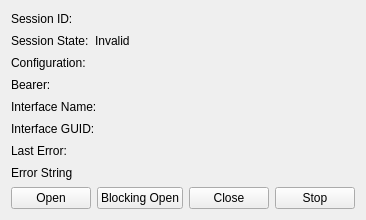
<?xml version="1.0" encoding="UTF-8"?>
<ui version="4.0">
 <class>SessionWidget</class>
 <widget class="QWidget" name="SessionWidget">
  <property name="geometry">
   <rect>
    <x>0</x>
    <y>0</y>
    <width>340</width>
    <height>220</height>
   </rect>
  </property>
  <property name="windowTitle">
   <string>Form</string>
  </property>
  <layout class="QVBoxLayout" name="verticalLayout">
   <item>
    <layout class="QHBoxLayout" name="sessionIdLayout">
     <item>
      <widget class="QLabel" name="sessionIdLabel">
       <property name="text">
        <string>Session ID:</string>
       </property>
      </widget>
     </item>
     <item>
      <widget class="QLabel" name="sessionId">
       <property name="sizePolicy">
        <sizepolicy hsizetype="MinimumExpanding" vsizetype="Preferred">
         <horstretch>0</horstretch>
         <verstretch>0</verstretch>
        </sizepolicy>
       </property>
       <property name="text">
        <string/>
       </property>
      </widget>
     </item>
    </layout>
   </item>
   <item>
    <layout class="QHBoxLayout" name="sessionStateLayout">
     <item>
      <widget class="QLabel" name="sessionStateLabel">
       <property name="sizePolicy">
        <sizepolicy hsizetype="Preferred" vsizetype="Preferred">
         <horstretch>0</horstretch>
         <verstretch>0</verstretch>
        </sizepolicy>
       </property>
       <property name="text">
        <string>Session State:</string>
       </property>
      </widget>
     </item>
     <item>
      <widget class="QLabel" name="sessionState">
       <property name="sizePolicy">
        <sizepolicy hsizetype="MinimumExpanding" vsizetype="Preferred">
         <horstretch>0</horstretch>
         <verstretch>0</verstretch>
        </sizepolicy>
       </property>
       <property name="text">
        <string>Invalid</string>
       </property>
      </widget>
     </item>
    </layout>
   </item>
   <item>
    <layout class="QHBoxLayout" name="configurationLayout">
     <item>
      <widget class="QLabel" name="configurationLabel">
       <property name="text">
        <string>Configuration:</string>
       </property>
      </widget>
     </item>
     <item>
      <widget class="QLabel" name="configuration">
       <property name="sizePolicy">
        <sizepolicy hsizetype="MinimumExpanding" vsizetype="Preferred">
         <horstretch>0</horstretch>
         <verstretch>0</verstretch>
        </sizepolicy>
       </property>
       <property name="text">
        <string/>
       </property>
      </widget>
     </item>
    </layout>
   </item>
   <item>
    <layout class="QHBoxLayout" name="bearerLayout">
     <item>
      <widget class="QLabel" name="bearerLabel">
       <property name="text">
        <string>Bearer:</string>
       </property>
      </widget>
     </item>
     <item>
      <widget class="QLabel" name="bearer">
       <property name="sizePolicy">
        <sizepolicy hsizetype="MinimumExpanding" vsizetype="Preferred">
         <horstretch>0</horstretch>
         <verstretch>0</verstretch>
        </sizepolicy>
       </property>
       <property name="text">
        <string/>
       </property>
      </widget>
     </item>
    </layout>
   </item>
   <item>
    <layout class="QHBoxLayout" name="interfaceNameLayout">
     <item>
      <widget class="QLabel" name="interfaceNameLabel">
       <property name="text">
        <string>Interface Name:</string>
       </property>
      </widget>
     </item>
     <item>
      <widget class="QLabel" name="interfaceName">
       <property name="sizePolicy">
        <sizepolicy hsizetype="MinimumExpanding" vsizetype="Preferred">
         <horstretch>0</horstretch>
         <verstretch>0</verstretch>
        </sizepolicy>
       </property>
       <property name="text">
        <string/>
       </property>
      </widget>
     </item>
    </layout>
   </item>
   <item>
    <layout class="QHBoxLayout" name="interfaceGuidLayout">
     <item>
      <widget class="QLabel" name="interfaceGuidLabel">
       <property name="text">
        <string>Interface GUID:</string>
       </property>
      </widget>
     </item>
     <item>
      <widget class="QLabel" name="interfaceGuid">
       <property name="sizePolicy">
        <sizepolicy hsizetype="MinimumExpanding" vsizetype="Preferred">
         <horstretch>0</horstretch>
         <verstretch>0</verstretch>
        </sizepolicy>
       </property>
       <property name="text">
        <string/>
       </property>
      </widget>
     </item>
    </layout>
   </item>
   <item>
    <layout class="QHBoxLayout" name="lastErrorLayout">
     <item>
      <widget class="QLabel" name="lastErrorLabel">
       <property name="text">
        <string>Last Error:</string>
       </property>
      </widget>
     </item>
     <item>
      <widget class="QLabel" name="lastError">
       <property name="sizePolicy">
        <sizepolicy hsizetype="MinimumExpanding" vsizetype="Preferred">
         <horstretch>0</horstretch>
         <verstretch>0</verstretch>
        </sizepolicy>
       </property>
       <property name="text">
        <string/>
       </property>
      </widget>
     </item>
    </layout>
   </item>
   <item>
    <layout class="QHBoxLayout" name="errorStringLayout">
     <item>
      <widget class="QLabel" name="errorStringLabel">
       <property name="text">
        <string>Error String</string>
       </property>
      </widget>
     </item>
     <item>
      <widget class="QLabel" name="errorString">
       <property name="sizePolicy">
        <sizepolicy hsizetype="MinimumExpanding" vsizetype="Preferred">
         <horstretch>0</horstretch>
         <verstretch>0</verstretch>
        </sizepolicy>
       </property>
       <property name="text">
        <string/>
       </property>
      </widget>
     </item>
    </layout>
   </item>
   <item>
    <layout class="QHBoxLayout" name="buttonLayout">
     <item>
      <widget class="QPushButton" name="openSessionButton">
       <property name="text">
        <string>Open</string>
       </property>
      </widget>
     </item>
     <item>
      <widget class="QPushButton" name="openSyncSessionButton">
       <property name="text">
        <string>Blocking Open</string>
       </property>
      </widget>
     </item>
     <item>
      <widget class="QPushButton" name="closeSessionButton">
       <property name="text">
        <string>Close</string>
       </property>
      </widget>
     </item>
     <item>
      <widget class="QPushButton" name="stopSessionButton">
       <property name="text">
        <string>Stop</string>
       </property>
      </widget>
     </item>
    </layout>
   </item>
  </layout>
 </widget>
 <resources/>
 <connections/>
</ui>
